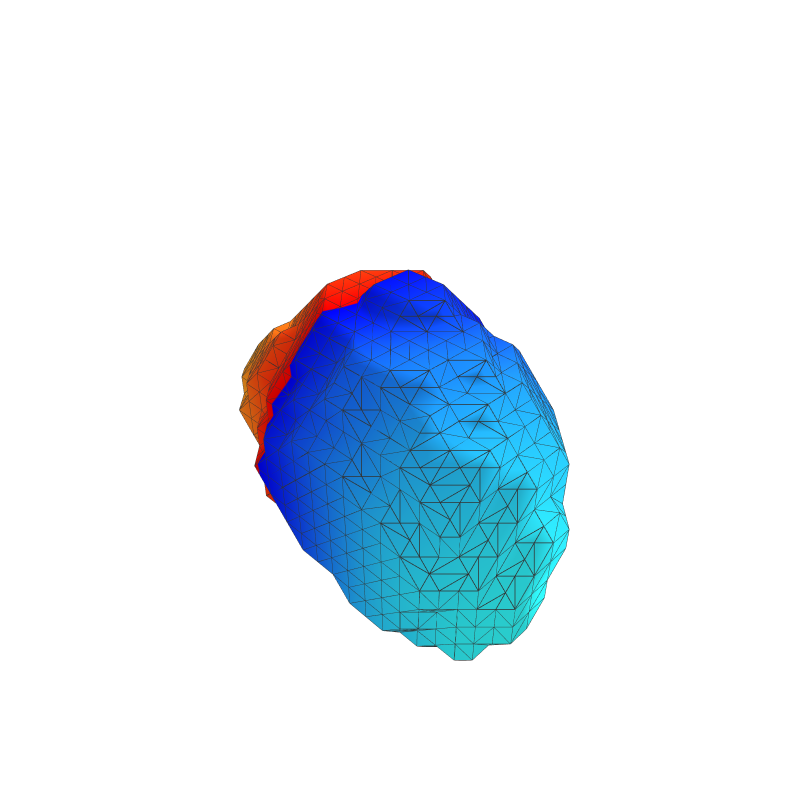

Notebook code cell kept with this figure:
### Code cell
plot_tet_mesh(solver.geometry, vfunc=solver.emodes[:, 1], plot_edges=True)

### Figure 1 — Plotly figure (JSON) as saved in the notebook; plotly's stock layout.template omitted (floating-point values rounded to 4 significant figures; data arrays with more than 128 entries replaced by an {"elided": "..."} marker saying what was removed)
{"data": [{"colorscale": [[0, "rgb(51, 255, 255)"], [0.477, "rgb(0, 0, 255)"], [0.477, "rgb(190, 210, 220)"], [0.479, "rgb(190, 210, 220)"], [0.479, "rgb(255, 0, 0)"], [1, "rgb(255, 255, 51)"]], "flatshading": false, "i": {"elided": "2104 int values"}, "intensity": {"elided": "1577 float values"}, "j": {"elided": "2104 int values"}, "k": {"elided": "2104 int values"}, "showscale": false, "type": "mesh3d", "x": {"elided": "1577 float values"}, "y": {"elided": "1577 float values"}, "z": {"elided": "1577 float values"}}, {"line": {"color": "rgb(50,50,50)", "width": 1.5}, "mode": "lines", "type": "scatter3d", "x": {"elided": "10520 float values"}, "y": {"elided": "10520 float values"}, "z": {"elided": "10520 float values"}}], "layout": {"height": 800, "scene": {"xaxis": {"showbackground": false, "showgrid": false, "showline": false, "showticklabels": false, "title": {"text": ""}, "zeroline": false}, "yaxis": {"showbackground": false, "showgrid": false, "showline": false, "showticklabels": false, "title": {"text": ""}, "zeroline": false}, "zaxis": {"showbackground": false, "showgrid": false, "showline": false, "showticklabels": false, "title": {"text": ""}, "zeroline": false}}, "width": 800}}
